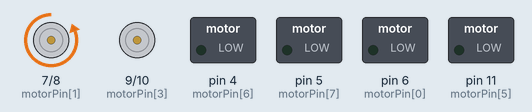
Recording of a sketch running on a simulated Arduino Uno, built with avr-gcc and run on an emulated ATmega328P. On the bench: motor-driver pin pairs drawn as motors (green arrow = first pin HIGH = forward, orange = second pin HIGH = backward, longer = more drive), switched loads named in the sketch (green lamp = pin HIGH).

Above: at 0.5 s.
At 2.7 s:
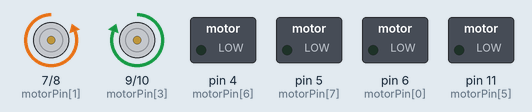
At 5.0 s:
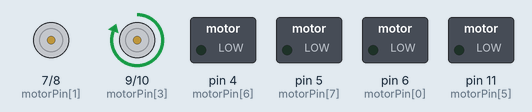
Timing chart, 0 to 6.9 s (numbered marks = the images above):
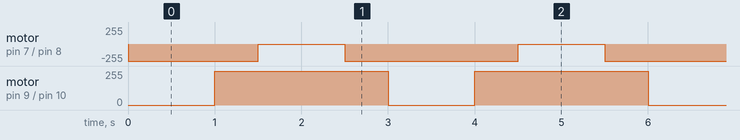

The sketch:

mot_driver_test.ino
```cpp
const int motorPin[8] = {6,7,8,9,10,11,4,5};

void setup(){
  Serial.begin(9600);
  for(int i = 0; i < 8; i++){
    pinMode(motorPin[i], OUTPUT);
  }
}

void loop() {
        analogWrite(motorPin[2],255);
        analogWrite(motorPin[2+1],0);
    delay(1000);
        analogWrite(motorPin[2],255);
        analogWrite(motorPin[2+1],255);

    delay(500);
        analogWrite(motorPin[2],0);
        analogWrite(motorPin[2+1],255);

    delay(1000);
        analogWrite(motorPin[2],255);
        analogWrite(motorPin[2+1],255);
    delay(500);
}
```

Measured:
- by itself, motor on pin 7 (motorPin[1]) / pin 8 (motorPin[2]): repeats every 3.0 s: stopped 1.0 s, backward 255/255 2.0 s
- by itself, motor on pin 9 (motorPin[3]) / pin 10 (motorPin[4]): alternates forward 255/255 for 2.0 s and stopped for 1.0 s
